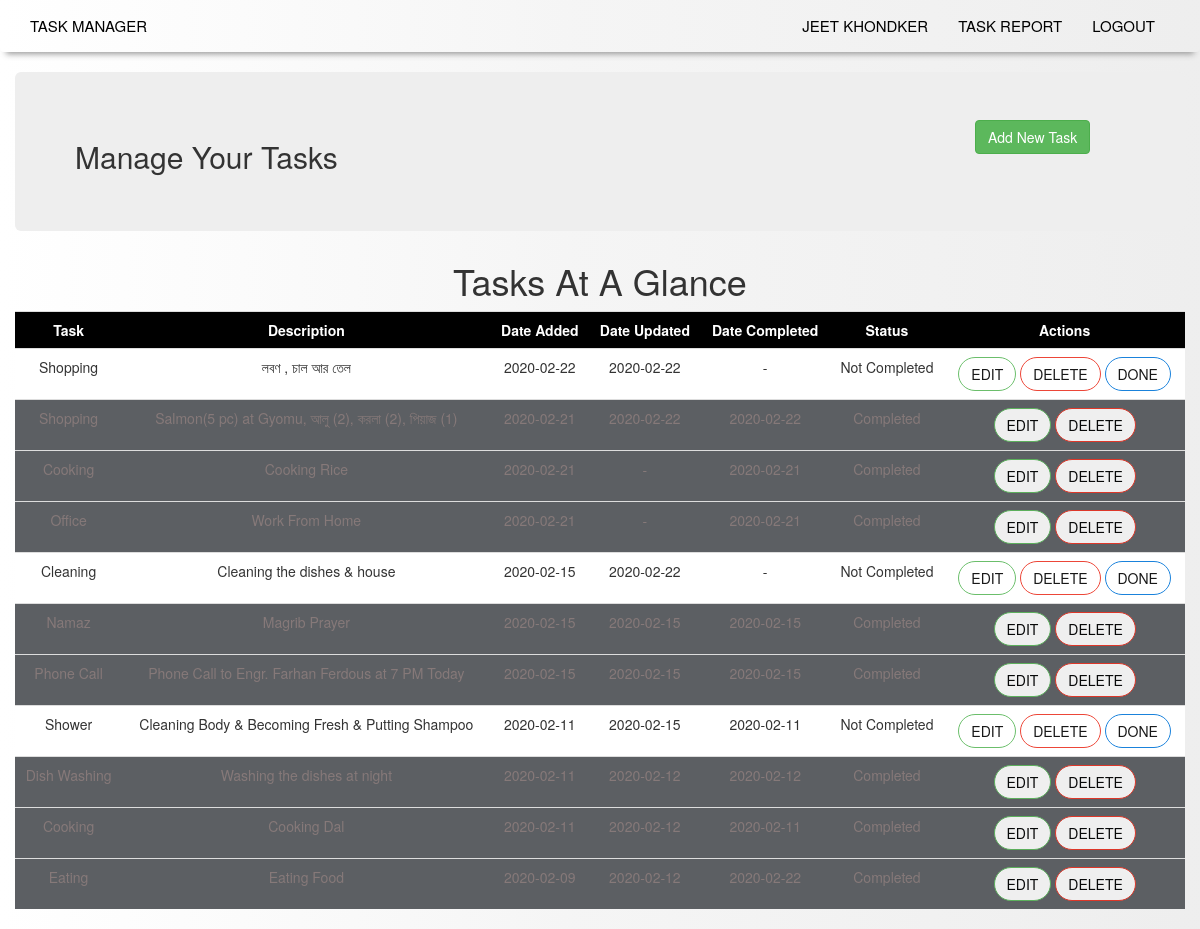
Before: /index (signed in) with the older database file.
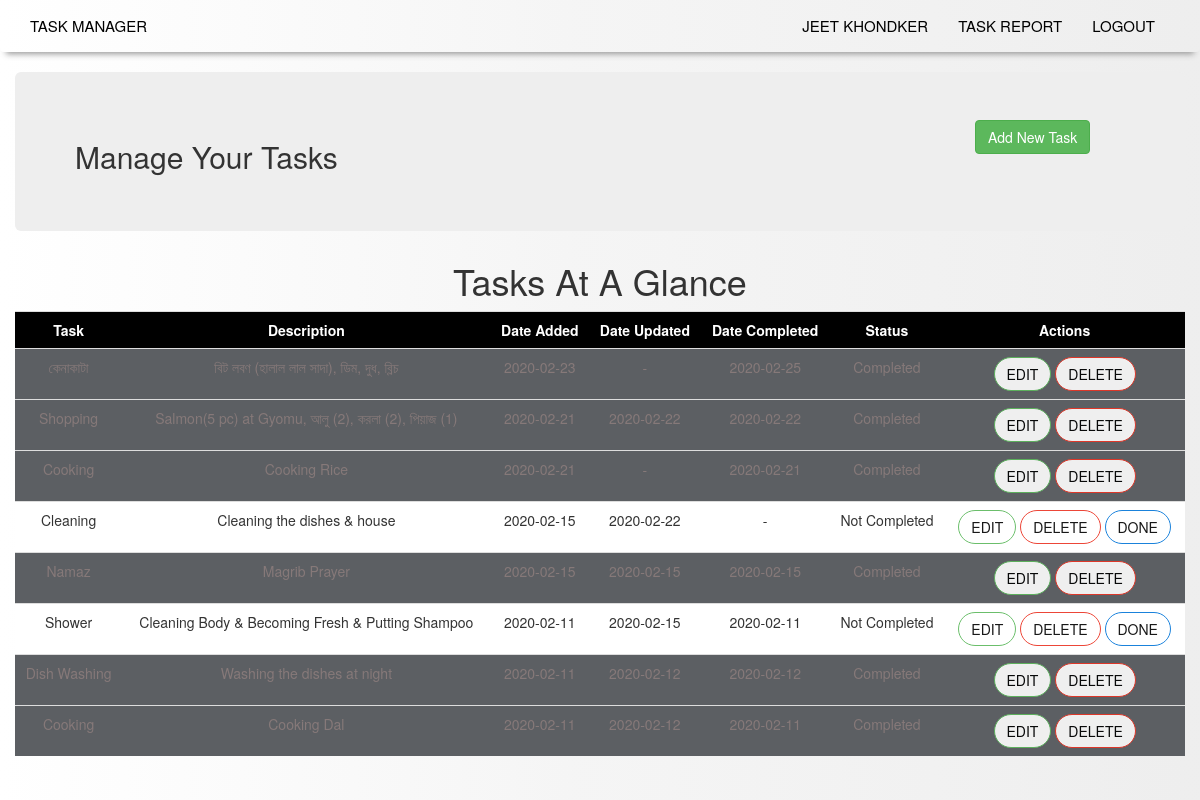
After: the same page with the newer database file.
### app/models.py (models this page shows, shortened)
class User(UserMixin, db.Model):
    __tablename__ = "user"
    id = db.Column(db.Integer, primary_key = True)
    username = db.Column(db.String(64), index = True, unique = True)
    firstName = db.Column(db.String(50))
    lastName = db.Column(db.String(50))
    email = db.Column(db.String(120), index = True, unique = True)
    password_hash = db.Column(db.String(128))
    todoitems = db.relationship("ToDo", backref = "owner", lazy = "dynamic")

class ToDo(db.Model):
    __tablename__ = "todoitems"
    item_id = db.Column(db.Integer, primary_key = True)
    title = db.Column(db.String(100), nullable = False)
    description = db.Column(db.String(200), nullable = False)
    date_created = db.Column(db.DateTime, default = datetime.utcnow)
    date_updated = db.Column(db.DateTime)
    date_completed = db.Column(db.DateTime)
    is_completed = db.Column(db.Boolean, default = False, nullable = False)
    user_id = db.Column(db.Integer, db.ForeignKey("user.id"), nullable = False)

### app/routes.py (the view)
@app.route('/', methods = ["POST", "GET"])
@app.route("/index", methods = ["POST", "GET"])
@login_required
def index():
    todoitems = ToDo.query.filter_by(user_id = current_user.id).order_by(ToDo.date_created.desc()).all()
    return render_template("index.html", todoitems = todoitems)

### app/models.py (called while the page is built)
@login.user_loader
def load_user(id):
    return User.query.get(int(id))

### app/routes.py (called while the page is built)
@app.before_request
def before_request():
    g.locale = str(get_locale())

### app/templates/index.html (shortened to what this page needs)
{% extends "base.html" %}
{% block app_content %}
    <div class="container">
        <div class="row">
            <div class="jumbotron">
                <div class="row">
                    <div class="col-md-10">
                        <h2>{{ _("Manage Your Tasks") }}</h2>
                    </div>
                    <div class="col-md-2">
                        <span class="align-middle">
                            <button type="button" class="btn btn-success" data-toggle="modal" data-target="#addTask">{{ _("Add New Task") }}</button>
                        </span>
                    </div>
                </div>
            </div>
            <h1 class="text-center">{{ _("Tasks At A Glance") }}</h1>
            {% if todoitems|length < 1 %}
                <h3 class="text-center">{{ _("Currently you dont have any tasks") }}, {{ current_user.firstName }}{{ _(". Create One?") }}</h3>
            {% else %}
                <table class="table table-dark">
                    <tr class="table-heading">
                        <th>{{ _("Task") }}</th>
                        <th>{{ _("Description") }}</th>
                        <th>{{ _("Date Added") }}</th>
                        <th>{{ _("Date Updated") }}</th>
                        <th>{{ _("Date Completed") }}</th>
                        <th>{{ _("Status") }}</th>
                        <th>{{ _("Actions") }}</th>
                    </tr>
                        {% for todoitem in todoitems %}
                            {% if todoitem.is_completed == True %}
                                <tr class="data-hover" style="color: #867979; background-color: #5c5f63;">
                                    <td>{{ todoitem.title }}</td>
                                    <td>{{ todoitem.description }}</td>
                                    <td>{{ todoitem.date_created.date() }}</td>
                                    <td>
                                        {% if todoitem.date_updated != None %}
                                            {{ todoitem.date_updated.date() }}
                                        {% else %}
                                            -
                                        {% endif %}
                                    </td>
                                    <td>
                                        {% if todoitem.date_completed != None %}
                                            {{ todoitem.date_completed.date() }}
                                        {% else %}
                                            -
                                        {% endif %}
                                    </td>
                                    <td>{{ _("Completed") }}</td>
                                    <td>
                                        <a href="/update/{{ todoitem.item_id }}" class="btn btn-primary edit_button" data-toggle="modal" data-target="#editItem{{todoitem.item_id}}">{{ _("Edit") }}</a>
                                        <a onclick="playDelSound(event);" href="/delete/{{ todoitem.item_id }}" class="btn delete-button">{{ _("Delete") }}</a>
                                    </td>
                                </tr>
                            {% else %}
                                <tr class="data-hover">
                                    <td>{{ todoitem.title }}</td>
                                    <td>{{ todoitem.description }}</td>
                                    <td>{{ todoitem.date_created.date() }}</td>
                                    <td>
                                        {% if todoitem.date_updated != None %}
                                            {{ todoitem.date_updated.date() }}
                                        {% else %}
                                            -
                                        {% endif %}
                                    </td>
                                    <td>
                                        {% if todoitem.date_completed != None %}
                                            {{ todoitem.date_completed.date() }}
                                        {% else %}
                                            -
                                        {% endif %}
                                    </td>
                                    <td>{{ _("Not Completed") }}</td>
                                    <td>
                                        <a href="/update/{{ todoitem.item_id }}" class="btn btn-primary edit_button" data-toggle="modal" data-target="#editItem{{todoitem.item_id}}">{{ _("Edit") }}</a>
                                        <a onclick="playDelSound(event);" href="/delete/{{ todoitem.item_id }}" class="btn delete-button">{{ _("Delete") }}</a>
                                        <a href="/done/{{ todoitem.item_id }}" class="btn btn-tobecomplete">{{ _("Done") }}</a>
                                    </td>
                                </tr>
                            {% endif %}
                        {% endfor %}
                </table>
            {% endif %}
        </div>
    </div>
{% endblock %}

### app/templates/base.html (shortened to what this page needs)
{% extends "bootstrap/base.html" %}
{% block styles %}
    {{ super() }}
    <link rel="stylesheet" href="{{ url_for('static', filename='css/pc-style.css') }}">
{% endblock %}
{% block navbar %}
    <nav class="navbar navbar-expand-lg navbar-light bg-light">
        <div class="container">
            <div class="navbar-header">
                <a class="navbar-brand text-uppercase" href="{{ url_for('index') }}">{{ _("Task Manager") }}</a>
            </div>
            <div class="collapse navbar-collapse" id="bs-example-navbar-collapse-1">
                <ul class="nav navbar-nav navbar-right">
                    {% if current_user.is_anonymous %}
                        <li><a href="{{ url_for('login') }}">{{ _("Login") }}</a></li>
                    {% else %}
                        <li><a href="{{ url_for('user', username=current_user.username) }}">{{ current_user.firstName }}&nbsp;{{ current_user.lastName }}</a></li>
                        <li><a href="{{ url_for('view_taskreport', user_id=current_user.id) }}">{{ _("Task Report") }}</a></li>
                        <li><a href="{{ url_for('logout') }}">{{ _("Logout") }}</a></li>
                    {% endif %}
                </ul>
            </div>
        </div>
    </nav>
{% endblock %}
{% block content %}
    <div class="container">
        <div class="row">
            {% block app_content %}{% endblock %}
        </div>
    </div>
{% endblock %}

### app/static/css/pc-style.css (style rules this page uses)
body, html { height: 100%; background: rgba(255,255,255,1); background: -moz-linear-gradient(left, rgba(255,255,255,1) 0%, rgba(245,245,245,0.9) 47%, rgba(237,237,237,0.79) 100%); background: -webkit-gradient(left top, right top, color-stop(0%, rgba(255,255,255,1)), color-stop(47%, rgba(245,245,245,0.9)), color-stop(100%, rgba(237,237,237,0.79))); background: -webkit-linear-gradient(left, rgba(255,255,255,1) 0%, rgba(245,245,245,0.9) 47%, rgba(237,237,237,0.79) 100%); background: -o-linear-gradient(left, rgba(255,255,255,1) 0%, rgba(245,245,245,0.9) 47%, rgba(237,237,237,0.79) 100%); background: -ms-linear-gradient(left, rgba(255,255,255,1) 0%, rgba(245,245,245,0.9) 47%, rgba(237,237,237,0.79) 100%); background: linear-gradient(to right, rgba(255,255,255,1) 0%, rgba(245,245,245,0.9) 47%, rgba(237,237,237,0.79) 100%); filter: progid:DXImageTransform.Microsoft.gradient( startColorstr='#ffffff', endColorstr='#ededed', GradientType=1 ); }
* { box-sizing: border-box; }
a { color: #000; text-decoration: none; }
.navbar-brand { text-transform: uppercase; font-size: 15px; }
.navbar { -webkit-box-shadow: 0 8px 6px -6px #999; -moz-box-shadow: 0 8px 6px -6px #999; box-shadow: 0 8px 6px -6px #999; }
table tr th { text-align: center; }
table tr td { text-align: center; }
.table { background-color: white; }
table tr.table-heading { background-color: #000; color: #fff; }
.nav li a { text-transform: uppercase; font-size: 15px; }
.edit_button { background-color: #fff; color: #000; border: 1px solid #5cb85c; border-radius: 25px; cursor: pointer; opacity: 0.9; text-transform: uppercase; }
.delete-button { background-color: #fff; color: #000; border: 1px solid #eb3323; border-radius: 25px; cursor: pointer; opacity: 0.9; text-transform: uppercase; }
.btn-tobecomplete { background-color: #fff; color: #000; border: 1px solid #0275d8; border-radius: 25px; cursor: pointer; opacity: 0.9; text-transform: uppercase; }

Changed rows visible on the page:
removed ToDo: title "Shopping", description "লবণ , চাল আর তেল", date_created "2020-02-22", date_updated "2020-02-22"
removed ToDo: title "Office", description "Work From Home", date_created "2020-02-21", date_completed "2020-02-21"
removed ToDo: title "Phone Call", description "Phone Call to Engr. Farhan Ferdous at 7 PM Today", date_created "2020-02-15", date_updated "2020-02-15", date_completed "2020-02-15"
removed ToDo: title "Eating", description "Eating Food", date_created "2020-02-09", date_updated "2020-02-12", date_completed "2020-02-22"
added ToDo: title "কেনাকাটা", description "বিট লবণ (হালাল লাল সাদা), ডিম, দুধ, ব্লিচ", date_created "2020-02-23", date_completed "2020-02-25"
